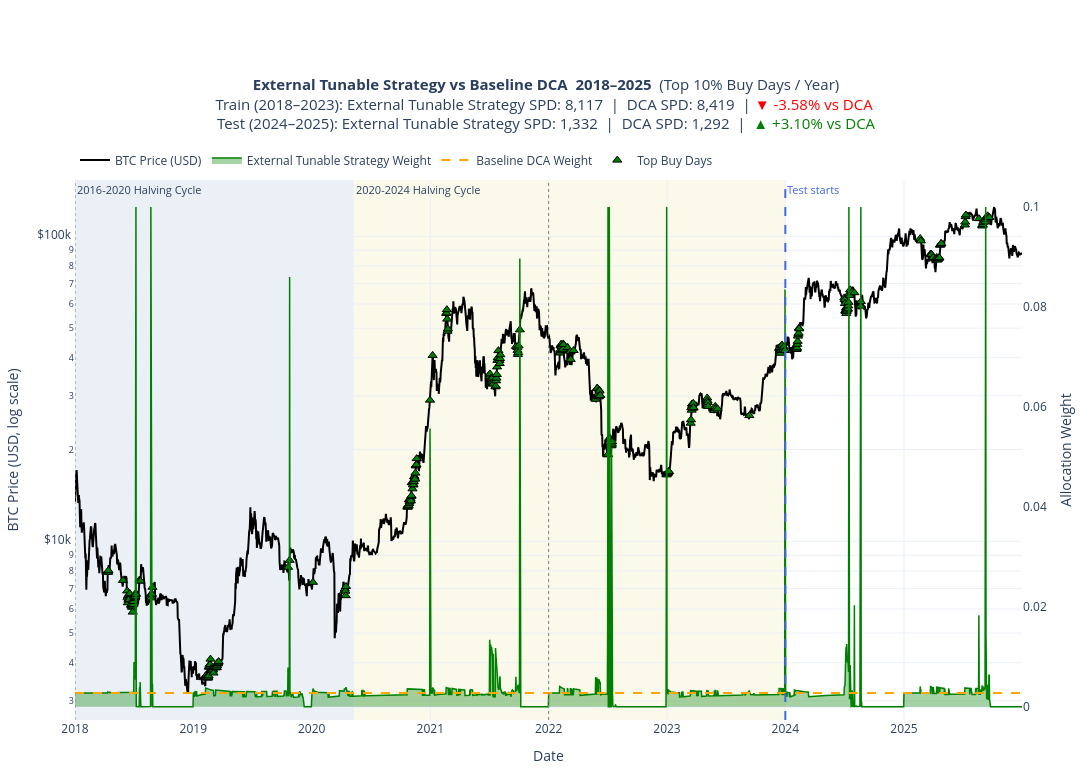

Notebook code for this chart:
### Code cell
combined_plot_df = (
    pd.concat([merged_train.to_pandas(), merged_test.to_pandas()])
    .sort_values("date")
    .reset_index(drop=True)
)
combined_plot_df["date"] = pd.to_datetime(combined_plot_df["date"])

cols = plots.StrategyColumns(
    weight="dynamic_weight",
    spd="sats_per_dollar_dynamic",
    sats_accum="sats_accum_dynamic",
)

# Full period
full_plot = plots.plot_strategy_full_period(
    combined_plot_df, 
    cols, 
    "External Tunable Strategy", 
    date_range=("2018-01-01", str(combined_plot_df["date"].max().date())),
    test_start_date="2024-01-01"
)
plt.show()

### Figure 1 — Plotly figure (JSON) as saved in the notebook; plotly's stock layout.template omitted (floating-point values rounded to 4 significant figures; data arrays with more than 128 entries replaced by an {"elided": "..."} marker saying what was removed)
{"data": [{"customdata": {"elided": "2920x8 mixed values"}, "hovertemplate": "<b>Date</b>: %{x|%Y-%m-%d}<br><b>Year</b>: %{customdata[0]}<br><b>Cycle</b>: %{customdata[1]}<br><b>BTC Price</b>: $%{y:,.2f}<br><b>External Tunable Strategy Weight</b>: %{customdata[2]:.8f}<br><b>DCA Weight</b>: %{customdata[3]:.8f}<br><b>External Tunable Strategy sats/$</b>: %{customdata[4]:,.2f}<br><b>DCA sats/$</b>: %{customdata[5]:,.2f}<br><b>External Tunable Strategy sats accum.</b>: %{customdata[6]:,.2f}<br><b>DCA sats accum.</b>: %{customdata[7]:,.2f}<extra></extra>", "line": {"color": "black", "width": 2}, "mode": "lines", "name": "BTC Price (USD)", "type": "scatter", "x": {"elided": "2920 str values"}, "y": {"elided": "2920 float values"}, "yaxis": "y"}, {"customdata": {"elided": "2920x5 mixed values"}, "fill": "tozeroy", "fillcolor": "rgba(0, 128, 0, 0.35)", "hovertemplate": "<b>Date</b>: %{x|%Y-%m-%d}<br><b>Year</b>: %{customdata[0]}<br><b>Cycle</b>: %{customdata[1]}<br><b>External Tunable Strategy Weight</b>: %{y:.8f}<br><b>BTC Price</b>: $%{customdata[2]:,.2f}<br><b>External Tunable Strategy sats/$</b>: %{customdata[3]:,.2f}<br><b>External Tunable Strategy sats accum.</b>: %{customdata[4]:,.2f}<extra></extra>", "line": {"color": "green", "width": 1.5}, "mode": "lines", "name": "External Tunable Strategy Weight", "type": "scatter", "x": {"elided": "2920 str values"}, "y": {"elided": "2920 float values"}, "yaxis": "y2"}, {"customdata": {"elided": "2920x5 mixed values"}, "hovertemplate": "<b>Date</b>: %{x|%Y-%m-%d}<br><b>Year</b>: %{customdata[0]}<br><b>Cycle</b>: %{customdata[1]}<br><b>DCA Weight</b>: %{y:.8f}<br><b>BTC Price</b>: $%{customdata[2]:,.2f}<br><b>DCA sats/$</b>: %{customdata[3]:,.2f}<br><b>DCA sats accum.</b>: %{customdata[4]:,.2f}<extra></extra>", "line": {"color": "orange", "dash": "dash", "width": 2}, "mode": "lines", "name": "Baseline DCA Weight", "type": "scatter", "x": {"elided": "2920 str values"}, "y": {"elided": "2920 float values"}, "yaxis": "y2"}, {"customdata": {"elided": "296x3 float values"}, "hovertemplate": "<b>Top Buy Date</b>: %{x|%Y-%m-%d}<br><b>Year</b>: %{customdata[0]}<br><b>BTC Price</b>: $%{y:,.2f}<br><b>External Tunable Strategy Weight</b>: %{customdata[1]:.8f}<br><b>Year Threshold</b>: %{customdata[2]:.8f}<extra></extra>", "marker": {"color": "green", "line": {"color": "black", "width": 1}, "size": 8, "symbol": "triangle-up"}, "mode": "markers", "name": "Top Buy Days", "type": "scatter", "x": {"elided": "296 str values"}, "y": {"elided": "296 float values"}, "yaxis": "y"}], "layout": {"annotations": [{"font": {"size": 11}, "showarrow": false, "text": "2016-2020 Halving Cycle", "x": "2018-01-01T00:00:00", "xanchor": "left", "xref": "x", "y": 1, "yanchor": "top", "yref": "y domain"}, {"font": {"size": 11}, "showarrow": false, "text": "2020-2024 Halving Cycle", "x": "2020-05-11T00:00:00", "xanchor": "left", "xref": "x", "y": 1, "yanchor": "top", "yref": "y domain"}, {"font": {"color": "royalblue", "size": 11}, "showarrow": false, "text": "Test starts", "x": 1704067200000, "xanchor": "left", "xref": "x", "y": 1, "yanchor": "top", "yref": "y domain"}], "height": 780, "hovermode": "x unified", "legend": {"orientation": "h", "x": 0, "xanchor": "left", "y": 1.01, "yanchor": "bottom"}, "margin": {"b": 60, "l": 70, "r": 70, "t": 180}, "shapes": [{"fillcolor": "rgba(176, 196, 222, 0.25)", "layer": "below", "line": {"width": 0}, "opacity": 1.0, "type": "rect", "x0": "2018-01-01T00:00:00", "x1": "2020-05-10T00:00:00", "xref": "x", "y0": 0, "y1": 1, "yref": "y domain"}, {"fillcolor": "rgba(238, 232, 170, 0.25)", "layer": "below", "line": {"width": 0}, "opacity": 1.0, "type": "rect", "x0": "2020-05-11T00:00:00", "x1": "2023-12-31T00:00:00", "xref": "x", "y0": 0, "y1": 1, "yref": "y domain"}, {"line": {"color": "gray", "dash": "dot", "width": 1}, "type": "line", "x0": "2010-08-16T00:00:00", "x1": "2010-08-16T00:00:00", "xref": "x", "y0": 0, "y1": 1, "yref": "y domain"}, {"line": {"color": "gray", "dash": "dot", "width": 1}, "type": "line", "x0": "2014-01-01T00:00:00", "x1": "2014-01-01T00:00:00", "xref": "x", "y0": 0, "y1": 1, "yref": "y domain"}, {"line": {"color": "gray", "dash": "dot", "width": 1}, "type": "line", "x0": "2018-01-01T00:00:00", "x1": "2018-01-01T00:00:00", "xref": "x", "y0": 0, "y1": 1, "yref": "y domain"}, {"line": {"color": "gray", "dash": "dot", "width": 1}, "type": "line", "x0": "2022-01-01T00:00:00", "x1": "2022-01-01T00:00:00", "xref": "x", "y0": 0, "y1": 1, "yref": "y domain"}, {"line": {"color": "royalblue", "dash": "dash", "width": 2}, "type": "line", "x0": 1704067200000, "x1": 1704067200000, "xref": "x", "y0": 0, "y1": 1, "yref": "y domain"}], "title": {"font": {"size": 15}, "text": "<b>External Tunable Strategy vs Baseline DCA  2018–2025</b>  (Top 10% Buy Days / Year)<br>Train (2018–2023): External Tunable Strategy SPD: 8,117  |  DCA SPD: 8,419  | <span style='color:red;'>▼ -3.58% vs DCA</span> <br>Test (2024–2025): External Tunable Strategy SPD: 1,332  |  DCA SPD: 1,292  |  <span style='color:green;'>▲ +3.10% vs DCA</span>", "x": 0.5}, "width": 1450, "xaxis": {"range": ["2018-01-01T00:00:00", "2025-12-31T00:00:00"], "showgrid": true, "title": {"text": "Date"}}, "yaxis": {"showgrid": true, "side": "left", "tickprefix": "$", "title": {"text": "BTC Price (USD, log scale)"}, "type": "log"}, "yaxis2": {"overlaying": "y", "showgrid": false, "side": "right", "title": {"text": "Allocation Weight"}}}}
